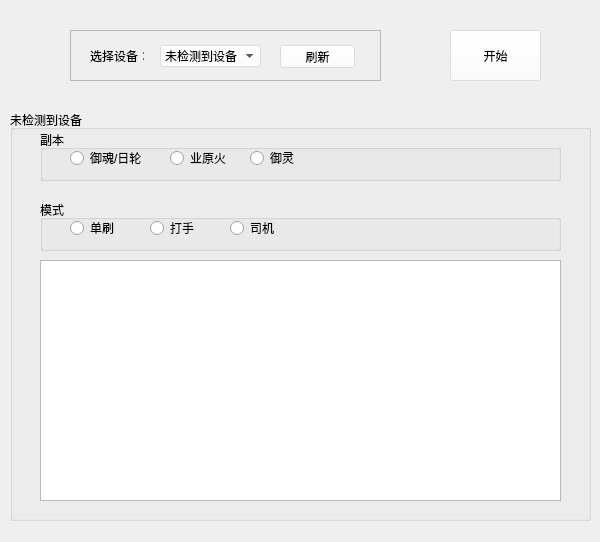
<?xml version="1.0" encoding="UTF-8"?>
<ui version="4.0">
 <class>MainWindow</class>
 <widget class="QMainWindow" name="MainWindow">
  <property name="geometry">
   <rect>
    <x>0</x>
    <y>0</y>
    <width>600</width>
    <height>542</height>
   </rect>
  </property>
  <property name="windowTitle">
   <string>MainWindow</string>
  </property>
  <widget class="QWidget" name="centralwidget">
   <widget class="QFrame" name="frame">
    <property name="geometry">
     <rect>
      <x>70</x>
      <y>30</y>
      <width>311</width>
      <height>51</height>
     </rect>
    </property>
    <property name="frameShape">
     <enum>QFrame::StyledPanel</enum>
    </property>
    <property name="frameShadow">
     <enum>QFrame::Raised</enum>
    </property>
    <widget class="QComboBox" name="comboBox">
     <property name="geometry">
      <rect>
       <x>90</x>
       <y>15</y>
       <width>101</width>
       <height>22</height>
      </rect>
     </property>
     <property name="styleSheet">
      <string notr="true">background-color: rgba(255, 255, 255, 100);</string>
     </property>
     <item>
      <property name="text">
       <string>未检测到设备</string>
      </property>
     </item>
    </widget>
    <widget class="QPushButton" name="pushButton">
     <property name="geometry">
      <rect>
       <x>210</x>
       <y>15</y>
       <width>75</width>
       <height>23</height>
      </rect>
     </property>
     <property name="styleSheet">
      <string notr="true">background-color: rgba(255, 255, 255, 100);</string>
     </property>
     <property name="text">
      <string>刷新</string>
     </property>
    </widget>
    <widget class="QLabel" name="label">
     <property name="geometry">
      <rect>
       <x>20</x>
       <y>20</y>
       <width>54</width>
       <height>12</height>
      </rect>
     </property>
     <property name="text">
      <string>选择设备：</string>
     </property>
    </widget>
   </widget>
   <widget class="QGroupBox" name="groupBox">
    <property name="geometry">
     <rect>
      <x>10</x>
      <y>110</y>
      <width>581</width>
      <height>411</height>
     </rect>
    </property>
    <property name="title">
     <string>未检测到设备</string>
    </property>
    <widget class="QGroupBox" name="groupBox_2">
     <property name="geometry">
      <rect>
       <x>30</x>
       <y>20</y>
       <width>521</width>
       <height>51</height>
      </rect>
     </property>
     <property name="title">
      <string>副本</string>
     </property>
     <widget class="QRadioButton" name="radioButton">
      <property name="geometry">
       <rect>
        <x>30</x>
        <y>20</y>
        <width>91</width>
        <height>16</height>
       </rect>
      </property>
      <property name="text">
       <string>御魂/日轮</string>
      </property>
     </widget>
     <widget class="QRadioButton" name="radioButton_3">
      <property name="geometry">
       <rect>
        <x>130</x>
        <y>20</y>
        <width>61</width>
        <height>16</height>
       </rect>
      </property>
      <property name="text">
       <string>业原火</string>
      </property>
     </widget>
     <widget class="QRadioButton" name="radioButton_4">
      <property name="geometry">
       <rect>
        <x>210</x>
        <y>20</y>
        <width>51</width>
        <height>16</height>
       </rect>
      </property>
      <property name="text">
       <string>御灵</string>
      </property>
     </widget>
    </widget>
    <widget class="QGroupBox" name="groupBox_3">
     <property name="geometry">
      <rect>
       <x>30</x>
       <y>90</y>
       <width>521</width>
       <height>51</height>
      </rect>
     </property>
     <property name="title">
      <string>模式</string>
     </property>
     <widget class="QRadioButton" name="radioButton_2">
      <property name="geometry">
       <rect>
        <x>30</x>
        <y>20</y>
        <width>61</width>
        <height>16</height>
       </rect>
      </property>
      <property name="text">
       <string>单刷</string>
      </property>
     </widget>
     <widget class="QRadioButton" name="radioButton_5">
      <property name="geometry">
       <rect>
        <x>110</x>
        <y>20</y>
        <width>61</width>
        <height>16</height>
       </rect>
      </property>
      <property name="text">
       <string>打手</string>
      </property>
     </widget>
     <widget class="QRadioButton" name="radioButton_6">
      <property name="geometry">
       <rect>
        <x>190</x>
        <y>20</y>
        <width>61</width>
        <height>16</height>
       </rect>
      </property>
      <property name="text">
       <string>司机</string>
      </property>
     </widget>
    </widget>
    <widget class="QTextBrowser" name="textBrowser">
     <property name="geometry">
      <rect>
       <x>30</x>
       <y>150</y>
       <width>521</width>
       <height>241</height>
      </rect>
     </property>
    </widget>
   </widget>
   <widget class="QPushButton" name="pushButton_2">
    <property name="geometry">
     <rect>
      <x>450</x>
      <y>30</y>
      <width>91</width>
      <height>51</height>
     </rect>
    </property>
    <property name="styleSheet">
     <string notr="true">background-color: rgba(255, 255, 255, 100);</string>
    </property>
    <property name="text">
     <string>开始</string>
    </property>
   </widget>
  </widget>
 </widget>
 <resources/>
 <connections/>
</ui>
